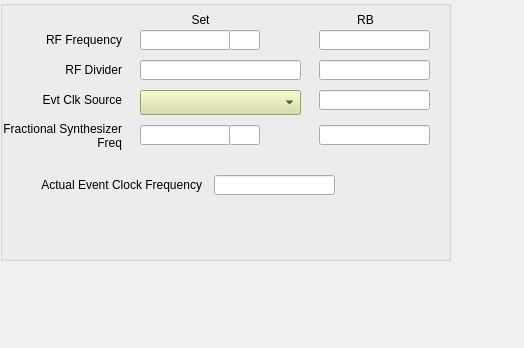
<?xml version="1.0" encoding="UTF-8"?>
<ui version="4.0">
 <class>Form</class>
 <widget class="QWidget" name="Form">
  <property name="geometry">
   <rect>
    <x>0</x>
    <y>0</y>
    <width>524</width>
    <height>348</height>
   </rect>
  </property>
  <property name="windowTitle">
   <string>Form</string>
  </property>
  <widget class="QGroupBox" name="groupBox">
   <property name="geometry">
    <rect>
     <x>0</x>
     <y>0</y>
     <width>451</width>
     <height>261</height>
    </rect>
   </property>
   <property name="title">
    <string/>
   </property>
   <widget class="caTextEntry" name="catextentry">
    <property name="geometry">
     <rect>
      <x>140</x>
      <y>30</y>
      <width>91</width>
      <height>20</height>
     </rect>
    </property>
    <property name="channel" stdset="0">
     <string notr="true">$(EVG):EvtClk-RFFreq-SP</string>
    </property>
    <property name="background">
     <color>
      <red>212</red>
      <green>219</green>
      <blue>157</blue>
     </color>
    </property>
    <property name="colorMode">
     <enum>caLineEdit::Alarm_Default</enum>
    </property>
   </widget>
   <widget class="QLabel" name="label_30">
    <property name="geometry">
     <rect>
      <x>140</x>
      <y>10</y>
      <width>121</width>
      <height>20</height>
     </rect>
    </property>
    <property name="text">
     <string>Set</string>
    </property>
    <property name="alignment">
     <set>Qt::AlignCenter</set>
    </property>
   </widget>
   <widget class="QLabel" name="label_29">
    <property name="geometry">
     <rect>
      <x>330</x>
      <y>10</y>
      <width>71</width>
      <height>20</height>
     </rect>
    </property>
    <property name="text">
     <string>RB</string>
    </property>
    <property name="alignment">
     <set>Qt::AlignCenter</set>
    </property>
   </widget>
   <widget class="caLineEdit" name="calineedit_8">
    <property name="geometry">
     <rect>
      <x>319</x>
      <y>30</y>
      <width>111</width>
      <height>20</height>
     </rect>
    </property>
    <property name="alignment">
     <set>Qt::AlignCenter</set>
    </property>
    <property name="channel" stdset="0">
     <string notr="true">$(EVG):EvtClk-RFFreq-RB</string>
    </property>
    <property name="colorMode">
     <enum>caLineEdit::Alarm_Default</enum>
    </property>
    <property name="unitsEnabled">
     <bool>true</bool>
    </property>
   </widget>
   <widget class="QLabel" name="label">
    <property name="geometry">
     <rect>
      <x>1</x>
      <y>30</y>
      <width>121</width>
      <height>20</height>
     </rect>
    </property>
    <property name="text">
     <string>RF Frequency</string>
    </property>
    <property name="alignment">
     <set>Qt::AlignRight|Qt::AlignTrailing|Qt::AlignVCenter</set>
    </property>
   </widget>
   <widget class="QLabel" name="label_2">
    <property name="geometry">
     <rect>
      <x>1</x>
      <y>60</y>
      <width>121</width>
      <height>20</height>
     </rect>
    </property>
    <property name="text">
     <string>RF Divider</string>
    </property>
    <property name="alignment">
     <set>Qt::AlignRight|Qt::AlignTrailing|Qt::AlignVCenter</set>
    </property>
   </widget>
   <widget class="caTextEntry" name="catextentry_2">
    <property name="geometry">
     <rect>
      <x>140</x>
      <y>60</y>
      <width>161</width>
      <height>20</height>
     </rect>
    </property>
    <property name="channel" stdset="0">
     <string notr="true">$(EVG):EvtClk-RFDiv-SP</string>
    </property>
    <property name="background">
     <color>
      <red>212</red>
      <green>219</green>
      <blue>157</blue>
     </color>
    </property>
    <property name="colorMode">
     <enum>caLineEdit::Alarm_Default</enum>
    </property>
   </widget>
   <widget class="caLineEdit" name="calineedit_9">
    <property name="geometry">
     <rect>
      <x>319</x>
      <y>60</y>
      <width>111</width>
      <height>20</height>
     </rect>
    </property>
    <property name="alignment">
     <set>Qt::AlignCenter</set>
    </property>
    <property name="channel" stdset="0">
     <string notr="true">$(EVG):EvtClk-RFDiv-RB</string>
    </property>
    <property name="colorMode">
     <enum>caLineEdit::Alarm_Default</enum>
    </property>
   </widget>
   <widget class="QLabel" name="label_3">
    <property name="geometry">
     <rect>
      <x>1</x>
      <y>90</y>
      <width>121</width>
      <height>20</height>
     </rect>
    </property>
    <property name="text">
     <string>Evt Clk Source</string>
    </property>
    <property name="alignment">
     <set>Qt::AlignRight|Qt::AlignTrailing|Qt::AlignVCenter</set>
    </property>
   </widget>
   <widget class="caLineEdit" name="calineedit_11">
    <property name="geometry">
     <rect>
      <x>319</x>
      <y>90</y>
      <width>111</width>
      <height>20</height>
     </rect>
    </property>
    <property name="alignment">
     <set>Qt::AlignCenter</set>
    </property>
    <property name="channel" stdset="0">
     <string notr="true">$(EVG):EvtClk-Source-RB</string>
    </property>
   </widget>
   <widget class="QLabel" name="label_4">
    <property name="geometry">
     <rect>
      <x>1</x>
      <y>120</y>
      <width>121</width>
      <height>31</height>
     </rect>
    </property>
    <property name="text">
     <string>Fractional Synthesizer Freq</string>
    </property>
    <property name="alignment">
     <set>Qt::AlignRight|Qt::AlignTrailing|Qt::AlignVCenter</set>
    </property>
    <property name="wordWrap">
     <bool>true</bool>
    </property>
   </widget>
   <widget class="caLineEdit" name="calineedit_10">
    <property name="geometry">
     <rect>
      <x>319</x>
      <y>125</y>
      <width>111</width>
      <height>20</height>
     </rect>
    </property>
    <property name="alignment">
     <set>Qt::AlignCenter</set>
    </property>
    <property name="channel" stdset="0">
     <string notr="true">$(EVG):EvtClk-FracSynFreq-RB</string>
    </property>
    <property name="colorMode">
     <enum>caLineEdit::Alarm_Default</enum>
    </property>
    <property name="unitsEnabled">
     <bool>true</bool>
    </property>
   </widget>
   <widget class="caTextEntry" name="catextentry_3">
    <property name="geometry">
     <rect>
      <x>140</x>
      <y>125</y>
      <width>91</width>
      <height>20</height>
     </rect>
    </property>
    <property name="channel" stdset="0">
     <string notr="true">$(EVG):EvtClk-FracSynFreq-SP</string>
    </property>
    <property name="background">
     <color>
      <red>212</red>
      <green>219</green>
      <blue>157</blue>
     </color>
    </property>
    <property name="colorMode">
     <enum>caLineEdit::Alarm_Default</enum>
    </property>
   </widget>
   <widget class="QLabel" name="label_5">
    <property name="geometry">
     <rect>
      <x>1</x>
      <y>175</y>
      <width>201</width>
      <height>20</height>
     </rect>
    </property>
    <property name="text">
     <string>Actual Event Clock Frequency</string>
    </property>
    <property name="alignment">
     <set>Qt::AlignRight|Qt::AlignTrailing|Qt::AlignVCenter</set>
    </property>
   </widget>
   <widget class="caLineEdit" name="calineedit_12">
    <property name="geometry">
     <rect>
      <x>214</x>
      <y>175</y>
      <width>121</width>
      <height>20</height>
     </rect>
    </property>
    <property name="alignment">
     <set>Qt::AlignCenter</set>
    </property>
    <property name="channel" stdset="0">
     <string notr="true">$(EVG):EvtClk-Frequency-RB</string>
    </property>
    <property name="unitsEnabled">
     <bool>true</bool>
    </property>
   </widget>
   <widget class="caLineEdit" name="calineedit_14">
    <property name="geometry">
     <rect>
      <x>229</x>
      <y>30</y>
      <width>31</width>
      <height>20</height>
     </rect>
    </property>
    <property name="alignment">
     <set>Qt::AlignCenter</set>
    </property>
    <property name="channel" stdset="0">
     <string notr="true">$(EVG):EvtClk-RFFreq-SP.EGU</string>
    </property>
    <property name="unitsEnabled">
     <bool>true</bool>
    </property>
   </widget>
   <widget class="caLineEdit" name="calineedit_15">
    <property name="geometry">
     <rect>
      <x>229</x>
      <y>125</y>
      <width>31</width>
      <height>20</height>
     </rect>
    </property>
    <property name="alignment">
     <set>Qt::AlignCenter</set>
    </property>
    <property name="channel" stdset="0">
     <string notr="true">$(EVG):EvtClk-FracSynFreq-SP.EGU</string>
    </property>
    <property name="unitsEnabled">
     <bool>false</bool>
    </property>
   </widget>
   <widget class="caMenu" name="camenu_2">
    <property name="geometry">
     <rect>
      <x>140</x>
      <y>90</y>
      <width>161</width>
      <height>25</height>
     </rect>
    </property>
    <property name="styleSheet">
     <string notr="true">background-color: rgb(212, 219, 157);</string>
    </property>
    <property name="channel" stdset="0">
     <string notr="true">$(EVG):EvtClk-Source-Sel</string>
    </property>
   </widget>
   <widget class="caInclude" name="cainclude">
    <property name="geometry">
     <rect>
      <x>1</x>
      <y>210</y>
      <width>441</width>
      <height>31</height>
     </rect>
    </property>
    <property name="macro">
     <string notr="true">EVG=$(EVG)</string>
    </property>
    <property name="filename" stdset="0">
     <string notr="true">G_EVG_$(FF)_evtClk_pllBw.ui</string>
    </property>
   </widget>
  </widget>
 </widget>
 <customwidgets>
  <customwidget>
   <class>caMenu</class>
   <extends>QComboBox</extends>
   <header>caMenu</header>
  </customwidget>
  <customwidget>
   <class>caTextEntry</class>
   <extends>caLineEdit</extends>
   <header>caTextEntry</header>
  </customwidget>
  <customwidget>
   <class>caInclude</class>
   <extends>QWidget</extends>
   <header>caInclude</header>
  </customwidget>
  <customwidget>
   <class>caLineEdit</class>
   <extends>QLineEdit</extends>
   <header>caLineEdit</header>
  </customwidget>
 </customwidgets>
 <resources/>
 <connections/>
</ui>
